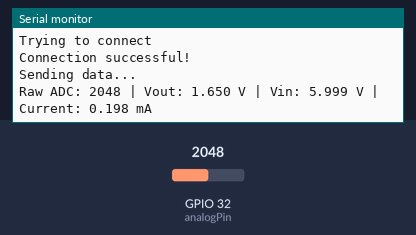
The sketch below on a simulated ESP32. On the bench: the last lines printed to the serial monitor. The inputs (shaded band) are chosen by the test bench; at power-on: GPIO 32 (analogPin) = 2048. WiFi joins after 1.5 s; servers stay silent unless stated; random numbers use the default seed unless the sketch sets one; no MQTT or app messages arrive unless stated.

Above: at 7.7 s.
7.8 s: GPIO 32 (analogPin) set to 2866
At 12.4 s:
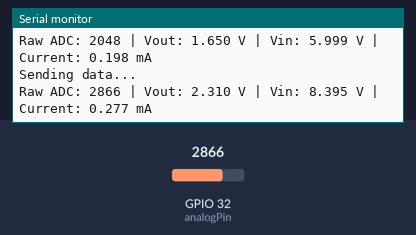
13.4 s: GPIO 32 (analogPin) set to 3603
At 17.4 s:
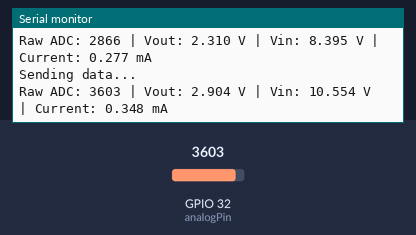
Timing chart, 0 to 18.9 s (numbered marks = the images above; inputs shaded):
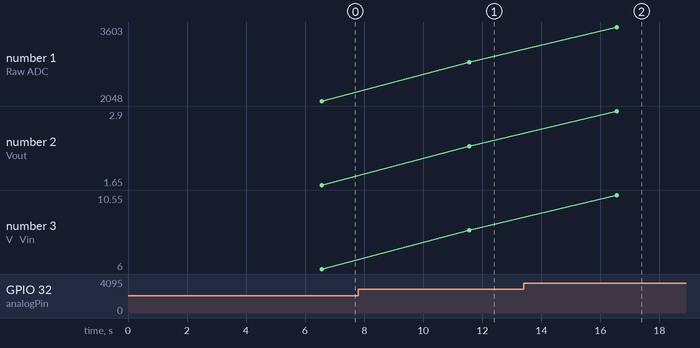

Measured:
- after the input at 7.8 s, the serial monitor: prints a new line after 3.8 s (image 1)
- after the input at 13.4 s, the serial monitor: prints a new line after 3.2 s (image 2)
- plotted number 1: 2048 → 2866 after the input at 7.8 s, 2866 → 3603 after the input at 13.4 s
- plotted number 2: 1.65 → 2.31 after the input at 7.8 s, 2.31 → 2.9 after the input at 13.4 s
- plotted number 3: 6 → 8.39 after the input at 7.8 s, 8.39 → 10.55 after the input at 13.4 s

The sketch:

esp32-sensor.ino
```cpp
#include <WiFi.h>
#include <PubSubClient.h>
#include <ArduinoJson.h>

const char* ssid = "<enter_wifi_name>";
const char* password = "<enter_wifi_password>";
const char* mqtt_server = "<enter_mqtt_server_ip>";
const int wifi_channel = 6;

WiFiClient espClient;
PubSubClient client(espClient);

const int analogPin = 32;
const float referenceVoltage = 3.3;
const int adcMax = 4095;

const float R1 = 22000.0;
const float R2 = 8350.0;

unsigned long lastSend = 0;
const unsigned long sendInterval = 5000;

String macStr;

void setup() {
  delay(5000);
  Serial.begin(115200);

  WiFi.mode(WIFI_STA);
  WiFi.disconnect(true);
  WiFi.begin(ssid, password, wifi_channel);

  Serial.println("Connecting to WiFi...");
  int attempts = 0;
  while (WiFi.status() != WL_CONNECTED && attempts < 40) {
    delay(500);
    Serial.print(".");
    attempts++;
  }

  if (WiFi.status() == WL_CONNECTED) {
    Serial.println("\nConnected to WiFi!");
    Serial.print("IP Address: ");
    Serial.println(WiFi.localIP());
  } else {
    Serial.println("\nFailed to connect to WiFi.");
  }

  // Get and clean MAC address
  macStr = WiFi.macAddress();
  macStr.replace(":", "");

  client.setServer(mqtt_server, 1122);
}

void loop() {
  if (!client.connected()) {
    reconnect();
  }

  client.loop();

  unsigned long now = millis();
  if (now - lastSend > sendInterval) {
    lastSend = now;

    int rawADC = analogRead(analogPin);
    float Vout = (rawADC / (float)adcMax) * referenceVoltage;
    float VinMeasured = Vout * ((R1 + R2) / R2);
    float current_mA = (VinMeasured / (R1 + R2)) * 1000.0;

    StaticJsonDocument<200> doc;
    doc["system_id"] = macStr;
    doc["current"] = current_mA;
    doc["voltage"] = VinMeasured;
    doc["temperature"] = 20.0;

    char jsonBuffer[256];
    serializeJson(doc, jsonBuffer);

    // print
    Serial.print("\nSending data...");
    client.publish("/battery/data/submit", jsonBuffer);

    // Print to Serial
    Serial.print("\nRaw ADC: "); Serial.print(rawADC);
    Serial.print(" | Vout: "); Serial.print(Vout, 3); Serial.print(" V");
    Serial.print(" | Vin: "); Serial.print(VinMeasured, 3); Serial.print(" V");
    Serial.print(" | Current: "); Serial.print(current_mA, 3); Serial.println(" mA");
  }
}

void reconnect() {
  while (!client.connected()) {
    Serial.print("\nMQTT not connected...");
    Serial.print("\nTrying to connect");

    String clientId = "ESP32Client-";
    clientId += String(random(0xffff), HEX);

    if (client.connect(clientId.c_str())) {
      Serial.println("\nConnection successful!");
    } else {
      Serial.print("\nFailed, code=");
      Serial.print(client.state());
      delay(5000);
    }
  }
}
```
